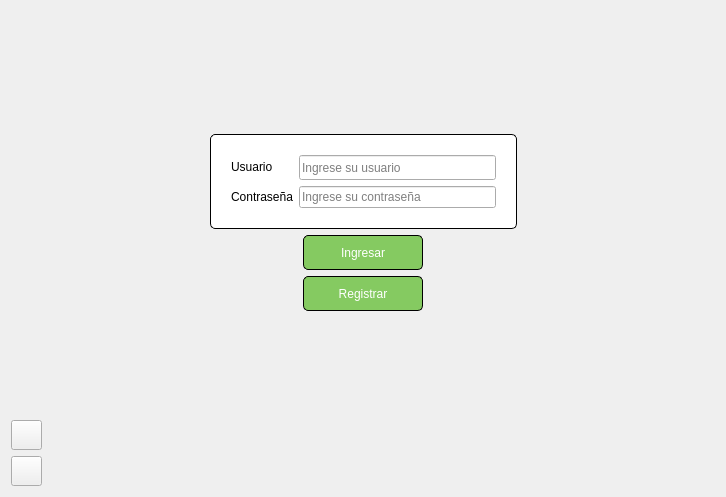
<?xml version="1.0" encoding="UTF-8"?>
<ui version="4.0">
 <class>Acceso</class>
 <widget class="QWidget" name="Acceso">
  <property name="windowModality">
   <enum>Qt::NonModal</enum>
  </property>
  <property name="geometry">
   <rect>
    <x>0</x>
    <y>0</y>
    <width>726</width>
    <height>497</height>
   </rect>
  </property>
  <property name="windowTitle">
   <string>Acceso</string>
  </property>
  <property name="autoFillBackground">
   <bool>false</bool>
  </property>
  <property name="styleSheet">
   <string notr="true">#Acceso{
border-image: url(:/imagen/recursos/14731364_rm222batch5-kul-06.jpg);}</string>
  </property>
  <layout class="QVBoxLayout" name="verticalLayout">
   <item>
    <spacer name="verticalSpacer">
     <property name="orientation">
      <enum>Qt::Vertical</enum>
     </property>
     <property name="sizeHint" stdset="0">
      <size>
       <width>20</width>
       <height>40</height>
      </size>
     </property>
    </spacer>
   </item>
   <item>
    <layout class="QHBoxLayout" name="horizontalLayout_3">
     <property name="topMargin">
      <number>20</number>
     </property>
     <item>
      <spacer name="horizontalSpacer_7">
       <property name="orientation">
        <enum>Qt::Horizontal</enum>
       </property>
       <property name="sizeHint" stdset="0">
        <size>
         <width>40</width>
         <height>20</height>
        </size>
       </property>
      </spacer>
     </item>
     <item>
      <widget class="QFrame" name="formFrame">
       <property name="styleSheet">
        <string notr="true">#formFrame {
border: 1px solid rgb(0, 0, 0);
border-radius: 5px;
background-color: white; }</string>
       </property>
       <layout class="QFormLayout" name="formLayout_2">
        <property name="leftMargin">
         <number>20</number>
        </property>
        <property name="topMargin">
         <number>20</number>
        </property>
        <property name="rightMargin">
         <number>20</number>
        </property>
        <property name="bottomMargin">
         <number>20</number>
        </property>
        <item row="0" column="0">
         <widget class="QLabel" name="label_3">
          <property name="text">
           <string>Usuario</string>
          </property>
         </widget>
        </item>
        <item row="0" column="1">
         <widget class="QLineEdit" name="in_Usuario">
          <property name="minimumSize">
           <size>
            <width>197</width>
            <height>25</height>
           </size>
          </property>
          <property name="placeholderText">
           <string>Ingrese su usuario</string>
          </property>
         </widget>
        </item>
        <item row="1" column="0">
         <widget class="QLabel" name="label_4">
          <property name="text">
           <string>Contraseña</string>
          </property>
         </widget>
        </item>
        <item row="1" column="1">
         <widget class="QLineEdit" name="in_Contra">
          <property name="echoMode">
           <enum>QLineEdit::Password</enum>
          </property>
          <property name="placeholderText">
           <string>Ingrese su contraseña</string>
          </property>
         </widget>
        </item>
       </layout>
      </widget>
     </item>
     <item>
      <spacer name="horizontalSpacer_8">
       <property name="orientation">
        <enum>Qt::Horizontal</enum>
       </property>
       <property name="sizeHint" stdset="0">
        <size>
         <width>40</width>
         <height>20</height>
        </size>
       </property>
      </spacer>
     </item>
    </layout>
   </item>
   <item>
    <layout class="QHBoxLayout" name="horizontalLayout_5">
     <item>
      <spacer name="horizontalSpacer_10">
       <property name="orientation">
        <enum>Qt::Horizontal</enum>
       </property>
       <property name="sizeHint" stdset="0">
        <size>
         <width>40</width>
         <height>20</height>
        </size>
       </property>
      </spacer>
     </item>
     <item>
      <widget class="QPushButton" name="btn_Ingresar">
       <property name="minimumSize">
        <size>
         <width>120</width>
         <height>35</height>
        </size>
       </property>
       <property name="styleSheet">
        <string notr="true">border: 1px solid rgb(24, 103, 155);
border-color: rgb(0, 0, 0);
border-radius: 5px;
color: white;
background-color: rgb(133, 202, 97);</string>
       </property>
       <property name="text">
        <string>Ingresar</string>
       </property>
      </widget>
     </item>
     <item>
      <spacer name="horizontalSpacer_9">
       <property name="orientation">
        <enum>Qt::Horizontal</enum>
       </property>
       <property name="sizeHint" stdset="0">
        <size>
         <width>40</width>
         <height>20</height>
        </size>
       </property>
      </spacer>
     </item>
    </layout>
   </item>
   <item>
    <layout class="QHBoxLayout" name="horizontalLayout_6">
     <item>
      <spacer name="horizontalSpacer_12">
       <property name="orientation">
        <enum>Qt::Horizontal</enum>
       </property>
       <property name="sizeHint" stdset="0">
        <size>
         <width>40</width>
         <height>20</height>
        </size>
       </property>
      </spacer>
     </item>
     <item>
      <widget class="QPushButton" name="btn_Registrar">
       <property name="minimumSize">
        <size>
         <width>120</width>
         <height>35</height>
        </size>
       </property>
       <property name="styleSheet">
        <string notr="true">border: 1px solid rgb(24, 103, 155);
border-color: rgb(0, 0, 0);
border-radius: 5px;
color: white;
background-color: rgb(133, 202, 97);</string>
       </property>
       <property name="text">
        <string>Registrar</string>
       </property>
      </widget>
     </item>
     <item>
      <spacer name="horizontalSpacer_11">
       <property name="orientation">
        <enum>Qt::Horizontal</enum>
       </property>
       <property name="sizeHint" stdset="0">
        <size>
         <width>40</width>
         <height>20</height>
        </size>
       </property>
      </spacer>
     </item>
    </layout>
   </item>
   <item>
    <spacer name="verticalSpacer_2">
     <property name="orientation">
      <enum>Qt::Vertical</enum>
     </property>
     <property name="sizeHint" stdset="0">
      <size>
       <width>20</width>
       <height>40</height>
      </size>
     </property>
    </spacer>
   </item>
   <item>
    <widget class="QToolButton" name="btn_ingles">
     <property name="icon">
      <iconset resource="recursos.qrc">
       <normaloff>:/imagen/recursos/estados-unidos-de-america.png</normaloff>:/imagen/recursos/estados-unidos-de-america.png</iconset>
     </property>
     <property name="iconSize">
      <size>
       <width>23</width>
       <height>23</height>
      </size>
     </property>
    </widget>
   </item>
   <item>
    <widget class="QToolButton" name="btn_francia">
     <property name="enabled">
      <bool>true</bool>
     </property>
     <property name="icon">
      <iconset resource="recursos.qrc">
       <normaloff>:/imagen/recursos/francia.png</normaloff>:/imagen/recursos/francia.png</iconset>
     </property>
     <property name="iconSize">
      <size>
       <width>23</width>
       <height>23</height>
      </size>
     </property>
    </widget>
   </item>
  </layout>
 </widget>
 <resources>
  <include location="recursos.qrc"/>
 </resources>
 <connections/>
</ui>
